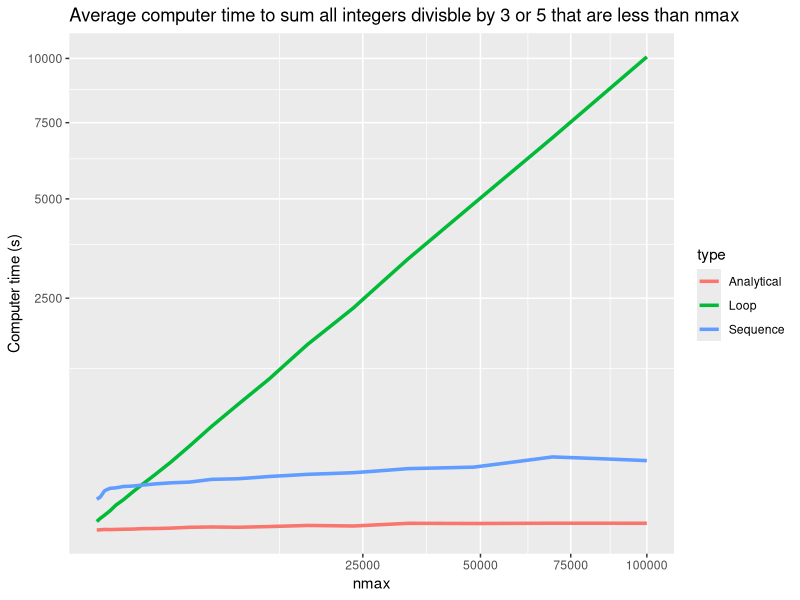

Reproduce this figure in R.
## ---- chunk 1
knitr::opts_chunk$set(echo = TRUE)
## ---- chunk 2
sum_function <- function(nmax){
  # this is where we'll collect the sum
  output_sum <- 0
  # loop over over number between 1 and the maximum specified
  for(i in 1:(nmax - 1)){
    # if the remainder of dividing i by 3 or 5 is 0, then
    # add to the running sum
    if(i %% 3 == 0 | i %% 5 == 0) output_sum <- output_sum + i
  }
  # return the sum
  output_sum
}
## ---- chunk 3
sum_function(10)
sum_function(1000)
## ---- chunk 4
sum_function2 <- function(nmax){
  # sequence starting at 3 and increasing in steps of 3
  seq_3  <- seq(3, nmax - 1, by = 3)
  # sequence starting at 5 and increasing in steps of 5
  seq_5  <- seq(5, nmax - 1, by = 5)
  # sequence starting at 15 and increasing in steps of 15
  # we don't need to do this if nmax - 1 < 15 - hence the if statement
  if(nmax - 1 > 15) seq_15 <- seq(15, nmax - 1, by = 15) else seq_15 = 0
  # add them up
  sum(seq_3) + sum(seq_5) - sum(seq_15)
}
## ---- chunk 5
sum_function2(10)
sum_function2(1000)
## ---- chunk 6
library(microbenchmark)
microbenchmark(sum_function(1000), sum_function2(1000))
## ---- chunk 7
sum_function3 <- function(nmax){
  # find the number of values in each sequence
  n_5    <- (nmax - 1) %/% 5
  n_3    <- (nmax - 1) %/% 3
  n_15   <- (nmax - 1) %/% 15
  # this is just: sum(seq_3) + sum(seq_5) - sum(seq_15)
  (3 * n_3 * (n_3 + 1) / 2) + (5 * n_5 * (n_5 + 1) / 2) - (15 * n_15 * (n_15 + 1) / 2)
}
## ---- chunk 8
sum_function3(10)
sum_function3(1000)
## ---- chunk 9
microbenchmark(sum_function(1000), sum_function2(1000), sum_function3(1000))
## ---- chunk 10
library(tidyverse)
get_speed <- function(nmax){
  z <- summary(microbenchmark(sum_function(nmax), sum_function2(nmax), sum_function3(nmax)))$mean
}
spd_list     <- lapply(as.list(round(10^(seq(1, 4, length.out = 20)), 0)), get_speed)
df           <- cbind(10^(seq(2, 5, length.out = 20)), do.call("rbind", spd_list))
colnames(df) <- c("nmax", "Loop", "Sequence", "Analytical")
gather(as.tibble(df), type, value, -nmax) %>% 
  ggplot(aes(x = nmax, y = value, group = type, col = type)) +
  coord_trans(x = 'sqrt', y = 'sqrt') + 
  geom_line(size = 1.2) +
  ylab("Computer time (s)") + 
  ggtitle("Average computer time to sum all integers divisble by 3 or 5 that are less than nmax")
